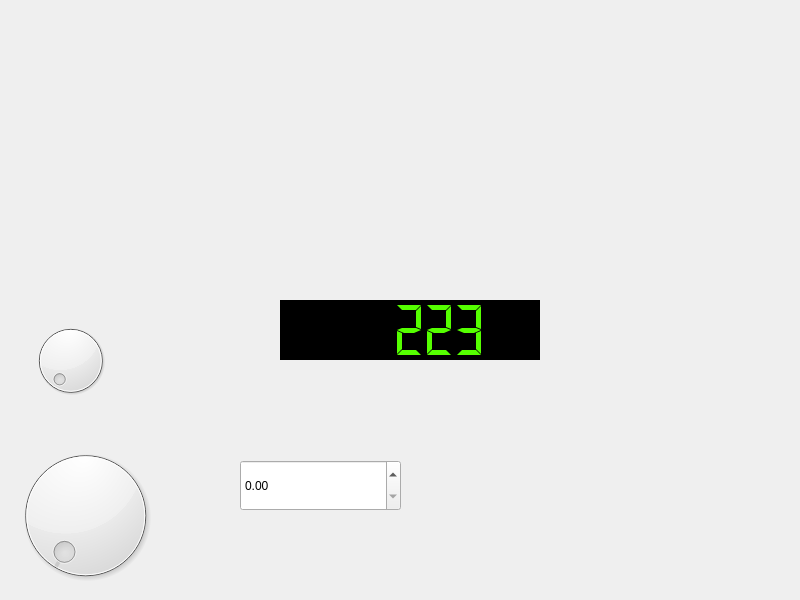
<?xml version="1.0" encoding="UTF-8"?>
<ui version="4.0">
 <class>Tablero</class>
 <widget class="QMainWindow" name="Tablero">
  <property name="geometry">
   <rect>
    <x>0</x>
    <y>0</y>
    <width>800</width>
    <height>600</height>
   </rect>
  </property>
  <property name="windowTitle">
   <string>Tablero</string>
  </property>
  <property name="styleSheet">
   <string notr="true">background-image: url(:/resources/BKG_tablero.png);</string>
  </property>
  <widget class="QWidget" name="centralWidget">
   <widget class="SpeedGauge" name="speedGauge" native="true">
    <property name="geometry">
     <rect>
      <x>280</x>
      <y>20</y>
      <width>260</width>
      <height>260</height>
     </rect>
    </property>
    <property name="styleSheet">
     <string notr="true">background-image: url(:/resources/velocimetro.png);</string>
    </property>
   </widget>
   <widget class="Panel_Buttons3" name="panel_buttons3_left" native="true">
    <property name="geometry">
     <rect>
      <x>20</x>
      <y>20</y>
      <width>156</width>
      <height>266</height>
     </rect>
    </property>
    <property name="styleSheet">
     <string notr="true">background-image: url(:/resources/BKG_botonera.png);

</string>
    </property>
   </widget>
   <widget class="Panel_Buttons2" name="widget_3" native="true">
    <property name="geometry">
     <rect>
      <x>510</x>
      <y>430</y>
      <width>100</width>
      <height>150</height>
     </rect>
    </property>
    <property name="styleSheet">
     <string notr="true">background-image: url(:/resources/BKG_botonera_HM.png);</string>
    </property>
   </widget>
   <widget class="Panel_Buttons3" name="panel_buttons3_right" native="true">
    <property name="geometry">
     <rect>
      <x>630</x>
      <y>20</y>
      <width>156</width>
      <height>266</height>
     </rect>
    </property>
    <property name="styleSheet">
     <string notr="true">background-image: url(:/resources/BKG_botonera.png);</string>
    </property>
   </widget>
   <widget class="TractionLever" name="traction" native="true">
    <property name="geometry">
     <rect>
      <x>627</x>
      <y>316</y>
      <width>157</width>
      <height>266</height>
     </rect>
    </property>
    <property name="styleSheet">
     <string notr="true">background-image: url(:/resources/BKG_palanca.png);</string>
    </property>
   </widget>
   <widget class="QLCDNumber" name="lcdNumber">
    <property name="geometry">
     <rect>
      <x>280</x>
      <y>300</y>
      <width>260</width>
      <height>60</height>
     </rect>
    </property>
    <property name="styleSheet">
     <string notr="true">color: rgb(85, 255, 0); 
background-color: Black ;
background-image: url(:/);</string>
    </property>
    <property name="frameShadow">
     <enum>QFrame::Raised</enum>
    </property>
    <property name="segmentStyle">
     <enum>QLCDNumber::Flat</enum>
    </property>
    <property name="value" stdset="0">
     <double>223.000000000000000</double>
    </property>
   </widget>
   <widget class="QDial" name="dial">
    <property name="geometry">
     <rect>
      <x>10</x>
      <y>440</y>
      <width>151</width>
      <height>151</height>
     </rect>
    </property>
    <property name="maximum">
     <number>2</number>
    </property>
    <property name="pageStep">
     <number>1</number>
    </property>
   </widget>
   <widget class="QDoubleSpinBox" name="doubleSpinBox">
    <property name="geometry">
     <rect>
      <x>240</x>
      <y>460</y>
      <width>161</width>
      <height>51</height>
     </rect>
    </property>
   </widget>
   <widget class="QDial" name="dial_HombreVivoHombreMuerto">
    <property name="geometry">
     <rect>
      <x>30</x>
      <y>320</y>
      <width>81</width>
      <height>81</height>
     </rect>
    </property>
    <property name="maximum">
     <number>1</number>
    </property>
   </widget>
  </widget>
 </widget>
 <layoutdefault spacing="6" margin="11"/>
 <customwidgets>
  <customwidget>
   <class>Panel_Buttons3</class>
   <extends>QWidget</extends>
   <header>panel_buttons3.h</header>
   <container>1</container>
  </customwidget>
  <customwidget>
   <class>Panel_Buttons2</class>
   <extends>QWidget</extends>
   <header>panel_buttons2.h</header>
   <container>1</container>
  </customwidget>
  <customwidget>
   <class>TractionLever</class>
   <extends>QWidget</extends>
   <header>tractionlever.h</header>
   <container>1</container>
  </customwidget>
  <customwidget>
   <class>SpeedGauge</class>
   <extends>QWidget</extends>
   <header>speedgauge.h</header>
   <container>1</container>
  </customwidget>
 </customwidgets>
 <resources/>
 <connections/>
</ui>
